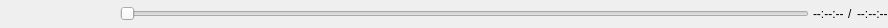
<?xml version="1.0" encoding="UTF-8"?>
<ui version="4.0">
 <class>MediaControls</class>
 <widget class="QWidget" name="MediaControls">
  <property name="geometry">
   <rect>
    <x>0</x>
    <y>0</y>
    <width>888</width>
    <height>28</height>
   </rect>
  </property>
  <property name="sizePolicy">
   <sizepolicy hsizetype="Preferred" vsizetype="Fixed">
    <horstretch>0</horstretch>
    <verstretch>0</verstretch>
   </sizepolicy>
  </property>
  <property name="minimumSize">
   <size>
    <width>0</width>
    <height>0</height>
   </size>
  </property>
  <property name="windowTitle">
   <string>Form</string>
  </property>
  <layout class="QGridLayout" name="gridLayout">
   <property name="leftMargin">
    <number>0</number>
   </property>
   <property name="topMargin">
    <number>0</number>
   </property>
   <property name="rightMargin">
    <number>0</number>
   </property>
   <property name="bottomMargin">
    <number>0</number>
   </property>
   <property name="spacing">
    <number>0</number>
   </property>
   <item row="0" column="0">
    <layout class="QHBoxLayout" name="horizontalLayout">
     <property name="spacing">
      <number>4</number>
     </property>
     <property name="leftMargin">
      <number>0</number>
     </property>
     <property name="topMargin">
      <number>0</number>
     </property>
     <property name="rightMargin">
      <number>0</number>
     </property>
     <property name="bottomMargin">
      <number>0</number>
     </property>
     <item>
      <widget class="QPushButton" name="playPauseButton">
       <property name="minimumSize">
        <size>
         <width>24</width>
         <height>24</height>
        </size>
       </property>
       <property name="maximumSize">
        <size>
         <width>24</width>
         <height>24</height>
        </size>
       </property>
       <property name="toolTip">
        <string>RestartMedia</string>
       </property>
       <property name="text">
        <string/>
       </property>
       <property name="icon">
        <iconset resource="obs.qrc">
         <normaloff>:/res/images/media/media_restart.svg</normaloff>:/res/images/media/media_restart.svg</iconset>
       </property>
       <property name="iconSize">
        <size>
         <width>20</width>
         <height>20</height>
        </size>
       </property>
       <property name="shortcut">
        <string>Space</string>
       </property>
       <property name="flat">
        <bool>true</bool>
       </property>
      </widget>
     </item>
     <item>
      <spacer name="horizontalSpacer">
       <property name="orientation">
        <enum>Qt::Horizontal</enum>
       </property>
       <property name="sizeType">
        <enum>QSizePolicy::Fixed</enum>
       </property>
       <property name="sizeHint" stdset="0">
        <size>
         <width>8</width>
         <height>20</height>
        </size>
       </property>
      </spacer>
     </item>
     <item>
      <widget class="QPushButton" name="previousButton">
       <property name="minimumSize">
        <size>
         <width>24</width>
         <height>24</height>
        </size>
       </property>
       <property name="maximumSize">
        <size>
         <width>24</width>
         <height>24</height>
        </size>
       </property>
       <property name="toolTip">
        <string>PlaylistPrevious</string>
       </property>
       <property name="text">
        <string/>
       </property>
       <property name="icon">
        <iconset resource="obs.qrc">
         <normaloff>:/res/images/media/media_previous.svg</normaloff>:/res/images/media/media_previous.svg</iconset>
       </property>
       <property name="iconSize">
        <size>
         <width>20</width>
         <height>20</height>
        </size>
       </property>
       <property name="shortcut">
        <string>P</string>
       </property>
       <property name="flat">
        <bool>true</bool>
       </property>
      </widget>
     </item>
     <item>
      <widget class="QPushButton" name="stopButton">
       <property name="sizePolicy">
        <sizepolicy hsizetype="Minimum" vsizetype="Fixed">
         <horstretch>0</horstretch>
         <verstretch>0</verstretch>
        </sizepolicy>
       </property>
       <property name="minimumSize">
        <size>
         <width>24</width>
         <height>24</height>
        </size>
       </property>
       <property name="maximumSize">
        <size>
         <width>24</width>
         <height>24</height>
        </size>
       </property>
       <property name="toolTip">
        <string>StopMedia</string>
       </property>
       <property name="text">
        <string/>
       </property>
       <property name="icon">
        <iconset resource="obs.qrc">
         <normaloff>:/res/images/media/media_stop.svg</normaloff>:/res/images/media/media_stop.svg</iconset>
       </property>
       <property name="iconSize">
        <size>
         <width>20</width>
         <height>20</height>
        </size>
       </property>
       <property name="shortcut">
        <string>S</string>
       </property>
       <property name="flat">
        <bool>true</bool>
       </property>
      </widget>
     </item>
     <item>
      <widget class="QPushButton" name="nextButton">
       <property name="sizePolicy">
        <sizepolicy hsizetype="Minimum" vsizetype="Fixed">
         <horstretch>0</horstretch>
         <verstretch>0</verstretch>
        </sizepolicy>
       </property>
       <property name="minimumSize">
        <size>
         <width>24</width>
         <height>24</height>
        </size>
       </property>
       <property name="maximumSize">
        <size>
         <width>24</width>
         <height>24</height>
        </size>
       </property>
       <property name="toolTip">
        <string>Playlist Next</string>
       </property>
       <property name="text">
        <string/>
       </property>
       <property name="icon">
        <iconset resource="obs.qrc">
         <normaloff>:/res/images/media/media_next.svg</normaloff>:/res/images/media/media_next.svg</iconset>
       </property>
       <property name="iconSize">
        <size>
         <width>20</width>
         <height>20</height>
        </size>
       </property>
       <property name="shortcut">
        <string>N</string>
       </property>
       <property name="flat">
        <bool>true</bool>
       </property>
      </widget>
     </item>
     <item>
      <widget class="MediaSlider" name="slider">
       <property name="maximum">
        <number>1024</number>
       </property>
       <property name="tracking">
        <bool>false</bool>
       </property>
       <property name="orientation">
        <enum>Qt::Horizontal</enum>
       </property>
      </widget>
     </item>
     <item>
      <widget class="QLabel" name="timerLabel">
       <property name="text">
        <string>--:--:--</string>
       </property>
      </widget>
     </item>
     <item>
      <widget class="QLabel" name="label">
       <property name="text">
        <string>/</string>
       </property>
      </widget>
     </item>
     <item>
      <widget class="ClickableLabel" name="durationLabel">
       <property name="text">
        <string>--:--:--</string>
       </property>
      </widget>
     </item>
    </layout>
   </item>
  </layout>
 </widget>
 <customwidgets>
  <customwidget>
   <class>MediaSlider</class>
   <extends>QSlider</extends>
   <header>media-slider.hpp</header>
  </customwidget>
  <customwidget>
   <class>ClickableLabel</class>
   <extends>QLabel</extends>
   <header>clickable-label.hpp</header>
  </customwidget>
 </customwidgets>
 <resources>
  <include location="obs.qrc"/>
 </resources>
 <connections/>
</ui>
